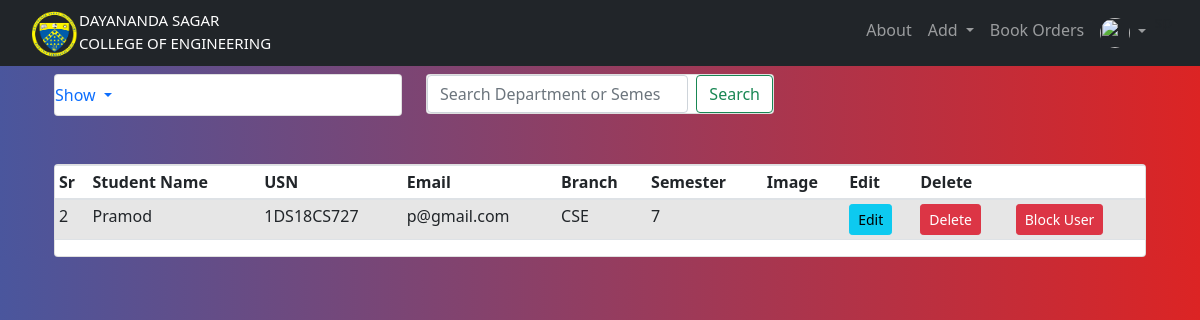
The page /student_list (signed in) on the database as committed earlier.
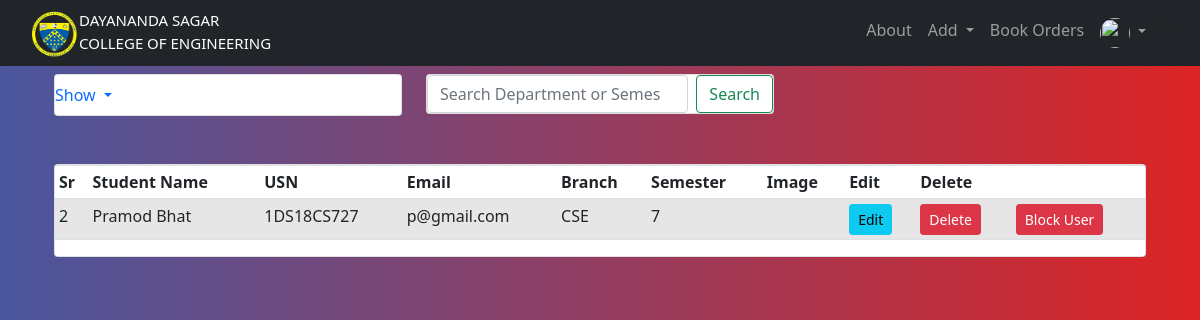
The same page on the database as committed later.
### website/models.py (models this page shows, shortened)
class User(db.Model,UserMixin):
        __searchable__ = ['usn']
        __tablename__='user'
        id = db.Column(db.Integer, primary_key=True)
        email = db.Column(db.String(150), unique=True)
        password=db.Column(db.String(150))
        first_name=db.Column(db.String(150))
        is_active = db.Column(db.Boolean,default=False)
        urole = db.Column(db.String(80))
        usn = db.Column(db.String(10))
        status = db.Column(db.String(10))
        department_id = db.Column(db.Integer, db.ForeignKey('department.id'),nullable=True)
        department = db.relationship('Department', backref=db.backref('user_departments',lazy=True))
        semester_id = db.Column(db.Integer, db.ForeignKey('semester.id'),nullable=True)
        semester = db.relationship('Semester', backref=db.backref('user_semesters',lazy=True))
        def is_active(self):
                return self.is_active
        def get_urole(self):
                return self.urole

class Department(db.Model):
        __searchable__ = ['name']
        id = db.Column(db.Integer, primary_key = True)
        name = db.Column(db.String(30), nullable = False, unique = True)

class Semester(db.Model):
        __searchable__ = ['name']
        id = db.Column(db.Integer, primary_key = True)
        name = db.Column(db.String(30), nullable = False, unique = True)

### website/show.py (the view)
@show.route('/student_list')
@login_required
@requires_access_level("admin")
def student_list():
    stu = User.query.all()
    return render_template('users_list.html',students=stu,user=current_user)

### website/views.py (called while the page is built)
def requires_access_level(access_level):
    def decorator(f):
        @wraps(f)
        def decorated_function(*args, **kwargs):
            if not current_user.is_authenticated:
                flash('Login to Access', 'error')
                return redirect(url_for('views.home'))
            if current_user.get_urole()!=access_level:
                logout_user()
                flash('You do not have access to this resource. You have been automatically Logged Out', 'error')
                return redirect(url_for('views.home'))
            return f(*args, **kwargs)
        return decorated_function
    return decorator

### website/templates/users_list.html (shortened to what this page needs)
{% extends "base.html" %} {% block title %}Users List{% endblock %}
{% block content %}
<br>
<br>
<div class="container">
  <div class="row">
      <div class="col-md-4">
          <div class="card mt-100">
              <ul class="navbar-nav me-auto mb-2 mb-lg-0">
              <li class="nav-item dropdown">
                  <a class="nav-link dropdown-toggle" href="#" id="navbarDropdown" role="button" data-bs-toggle="dropdown" aria-expanded="false">
                    Show
                  </a>
                </li>
              </ul>
          </div>
      </div>
      <div class="col-md-4">
        <div class="card mt-100">
          <form class="d-flex">
            <input class="form-control me-2" type="search" placeholder="Search Department or Semester" aria-label="Search">
            <button class="btn btn-outline-success" type="submit">Search</button>
          </form>
        </div>
    </div>
  </div>
  </div>
  <br/>
<br/>
<div class="container">
  <div class="card">
  <table class="table table-sm table-condensed table-striped">
    <thead>
      <th>Sr</th>
      <th>Student Name</th>
      <th>USN</th>
      <th>Email</th>
      <th>Branch</th>
      <th>Semester</th>
      <th>Image</th>
      <th>Edit</th>
      <th>Delete</th>
      <th></th>
    </thead>
    <tbody>
      {% for user in students %}
      {% if user.urole=='student' %}
      <tr>
        <td>{{loop.index}}</td>
        <td>{{user.first_name}}</td>
        <td>{{user.usn}}</td>
        <td>{{user.email}}</td>
        <td>{{user.department.name}}</td>
        <td>{{user.semester.name}}</td>
        <td></td>
        <td><a href="#" class="btn btn-info btn-sm">Edit </a></td>
        <td>
        <button type="button" class="btn btn-danger btn-sm" data-toggle="modal" data-target="#">
        Delete
        </button>
        </td>
        {% if user.status=='Good' %}
        <td><a href="{{url_for('add.user_status',id= user.id)}}" class="btn btn-danger btn-sm">Block User</a></td>
        {% else %}
        <td><a href="{{url_for('add.user_status',id= user.id)}}" class="btn btn-outline-success btn-sm">Unblock User</a></td>
        {% endif %}
      </tr>
{% endif %}
{% endfor %}
{% endblock %}

Rows that differ between the two databases and show on the page:
changed User "1DS18CS727": first_name "Pramod" → "Pramod Bhat"
